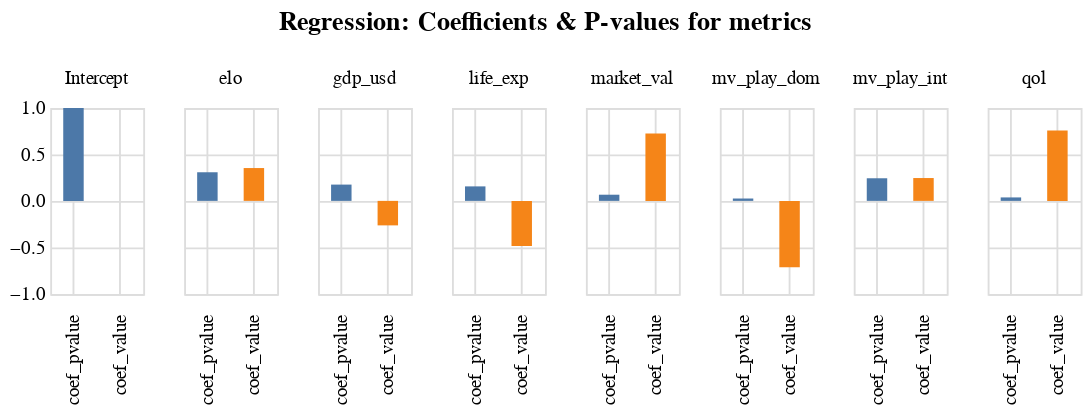

This figure's notebook cell:
### Code cell
chart = (
    alt.Chart(
        reg_df,
        title=alt.Title(
            'Regression: Coefficients & P-values for metrics',
            subtitle=' ',
        ),
    )
    .mark_bar(size=11)
    .encode(
        x=alt.X(
            "value_name:N",
            axis=alt.Axis(ticks=False, labelPadding=10)
        ).title(""),
        y=alt.Y(
            "sum(value):Q",
            axis=alt.Axis(ticks=False, labels=True),
            scale=alt.Scale(domain=[-1,1]),
        ).title(""),
        color=alt.Color("value_name:N", legend=None),
        column = alt.Column('coef_name:N', title=None)
    )
).properties(width=50, height=100)
    
chart.configure_title(fontSize=14, anchor="middle").configure_axis(
    grid=True, domain=False
)

### Figure 1 — Vega-Lite specification as saved in the notebook (floating-point values rounded to 4 significant figures)
{"config": {"view": {"continuousWidth": 300, "continuousHeight": 300}, "axis": {"domain": false, "grid": true}, "title": {"anchor": "middle", "fontSize": 14}}, "data": {"name": "data-9435ce51fdd2fe9c83a89f68a9e6931b"}, "mark": {"type": "bar", "size": 11}, "encoding": {"color": {"field": "value_name", "legend": null, "type": "nominal"}, "column": {"field": "coef_name", "title": null, "type": "nominal"}, "x": {"axis": {"labelPadding": 10, "ticks": false}, "field": "value_name", "title": "", "type": "nominal"}, "y": {"aggregate": "sum", "axis": {"labels": true, "ticks": false}, "field": "value", "scale": {"domain": [-1, 1]}, "title": "", "type": "quantitative"}}, "height": 100, "title": {"text": "Regression: Coefficients & P-values for metrics", "subtitle": " "}, "width": 50, "$schema": "https://vega.github.io/schema/vega-lite/v5.8.0.json", "datasets": {"data-9435ce51fdd2fe9c83a89f68a9e6931b": [{"coef_name": "Intercept", "value_name": "coef_value", "value": 5.546e-17}, {"coef_name": "market_val", "value_name": "coef_value", "value": 0.7253}, {"coef_name": "mv_play_int", "value_name": "coef_value", "value": 0.2456}, {"coef_name": "mv_play_dom", "value_name": "coef_value", "value": -0.7124}, {"coef_name": "elo", "value_name": "coef_value", "value": 0.353}, {"coef_name": "qol", "value_name": "coef_value", "value": 0.7562}, {"coef_name": "gdp_usd", "value_name": "coef_value", "value": -0.2634}, {"coef_name": "life_exp", "value_name": "coef_value", "value": -0.4854}, {"coef_name": "Intercept", "value_name": "coef_pvalue", "value": 1.0}, {"coef_name": "market_val", "value_name": "coef_pvalue", "value": 0.06632}, {"coef_name": "mv_play_int", "value_name": "coef_pvalue", "value": 0.2432}, {"coef_name": "mv_play_dom", "value_name": "coef_pvalue", "value": 0.02545}, {"coef_name": "elo", "value_name": "coef_pvalue", "value": 0.3078}, {"coef_name": "qol", "value_name": "coef_pvalue", "value": 0.03719}, {"coef_name": "gdp_usd", "value_name": "coef_pvalue", "value": 0.1751}, {"coef_name": "life_exp", "value_name": "coef_pvalue", "value": 0.1559}]}}
